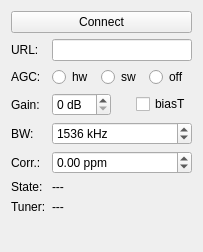
<?xml version="1.0" encoding="UTF-8"?>
<ui version="4.0">
 <class>rtl_tcp_widget</class>
 <widget class="QWidget" name="rtl_tcp_widget">
  <property name="geometry">
   <rect>
    <x>0</x>
    <y>0</y>
    <width>202</width>
    <height>252</height>
   </rect>
  </property>
  <property name="windowTitle">
   <string>RTL-TCP Client</string>
  </property>
  <layout class="QVBoxLayout" name="verticalLayout">
   <item>
    <layout class="QHBoxLayout" name="horizontalLayout">
     <item>
      <widget class="QPushButton" name="btnConnect">
       <property name="text">
        <string>Connect</string>
       </property>
      </widget>
     </item>
    </layout>
   </item>
   <item>
    <layout class="QFormLayout" name="formLayout">
     <item row="0" column="0">
      <widget class="QLabel" name="label_2">
       <property name="text">
        <string>URL:</string>
       </property>
      </widget>
     </item>
     <item row="0" column="1">
      <widget class="QLineEdit" name="editIpAddress">
       <property name="minimumSize">
        <size>
         <width>140</width>
         <height>0</height>
        </size>
       </property>
       <property name="toolTip">
        <string>&lt;html&gt;&lt;head/&gt;&lt;body&gt;&lt;p&gt;Address of the rtl_tcp server as &lt;i&gt;host&lt;/i&gt; or &lt;i&gt;host:port&lt;/i&gt;. Without a port the default 1234 is used.&lt;/p&gt;&lt;/body&gt;&lt;/html&gt;</string>
       </property>
      </widget>
     </item>
     <item row="1" column="0">
      <widget class="QLabel" name="label_3">
       <property name="text">
        <string>AGC:</string>
       </property>
      </widget>
     </item>
     <item row="1" column="1">
      <layout class="QHBoxLayout" name="horizontalLayout_2">
       <item>
        <widget class="QRadioButton" name="rbAgcHw">
         <property name="toolTip">
          <string>&lt;html&gt;&lt;head/&gt;&lt;body&gt;&lt;p&gt;Automatic gain control done by the dongle hardware.&lt;/p&gt;&lt;/body&gt;&lt;/html&gt;</string>
         </property>
         <property name="text">
          <string>hw</string>
         </property>
        </widget>
       </item>
       <item>
        <widget class="QRadioButton" name="rbAgcSw">
         <property name="toolTip">
          <string>&lt;html&gt;&lt;head/&gt;&lt;body&gt;&lt;p&gt;Automatic gain control done by the rtl_tcp server software.&lt;/p&gt;&lt;/body&gt;&lt;/html&gt;</string>
         </property>
         <property name="text">
          <string>sw</string>
         </property>
        </widget>
       </item>
       <item>
        <widget class="QRadioButton" name="rbAgcOff">
         <property name="toolTip">
          <string>&lt;html&gt;&lt;head/&gt;&lt;body&gt;&lt;p&gt;No automatic gain control, the gain below is used.&lt;/p&gt;&lt;/body&gt;&lt;/html&gt;</string>
         </property>
         <property name="text">
          <string>off</string>
         </property>
        </widget>
       </item>
      </layout>
     </item>
     <item row="2" column="0">
      <widget class="QLabel" name="lblGain">
       <property name="text">
        <string>Gain:</string>
       </property>
      </widget>
     </item>
     <item row="2" column="1">
      <layout class="QHBoxLayout" name="horizontalLayout_3">
       <item>
        <widget class="QSpinBox" name="sbGain">
         <property name="toolTip">
          <string>&lt;html&gt;&lt;head/&gt;&lt;body&gt;&lt;p&gt;Manual IF gain, only used when AGC is switched off.&lt;/p&gt;&lt;/body&gt;&lt;/html&gt;</string>
         </property>
         <property name="suffix">
          <string> dB</string>
         </property>
         <property name="maximum">
          <number>99</number>
         </property>
        </widget>
       </item>
       <item>
        <spacer name="horizontalSpacer">
         <property name="orientation">
          <enum>Qt::Orientation::Horizontal</enum>
         </property>
         <property name="sizeHint" stdset="0">
          <size>
           <width>40</width>
           <height>20</height>
          </size>
         </property>
        </spacer>
       </item>
       <item>
        <widget class="QCheckBox" name="cbBiasT">
         <property name="toolTip">
          <string>&lt;html&gt;&lt;head/&gt;&lt;body&gt;&lt;p&gt;Switch on the bias-tee voltage to feed an active antenna.&lt;/p&gt;&lt;/body&gt;&lt;/html&gt;</string>
         </property>
         <property name="text">
          <string>biasT</string>
         </property>
        </widget>
       </item>
      </layout>
     </item>
     <item row="3" column="0">
      <widget class="QLabel" name="label_4">
       <property name="text">
        <string>BW:</string>
       </property>
      </widget>
     </item>
     <item row="3" column="1">
      <widget class="QSpinBox" name="sbBandwidth">
       <property name="toolTip">
        <string>&lt;html&gt;&lt;head/&gt;&lt;body&gt;&lt;p&gt;Tuner bandwidth. The DAB signal needs about 1536 kHz.&lt;/p&gt;&lt;/body&gt;&lt;/html&gt;</string>
       </property>
       <property name="suffix">
        <string> kHz</string>
       </property>
       <property name="minimum">
        <number>1200</number>
       </property>
       <property name="maximum">
        <number>2000</number>
       </property>
       <property name="singleStep">
        <number>20</number>
       </property>
       <property name="value">
        <number>1536</number>
       </property>
      </widget>
     </item>
     <item row="4" column="0">
      <widget class="QLabel" name="label_5">
       <property name="text">
        <string>Corr.:</string>
       </property>
      </widget>
     </item>
     <item row="4" column="1">
      <widget class="QDoubleSpinBox" name="sbPpm">
       <property name="toolTip">
        <string>&lt;html&gt;&lt;head/&gt;&lt;body&gt;&lt;p&gt;Oscillator frequency correction in ppm. Enter the observed frequency offset of the device's oscillator.&lt;/p&gt;&lt;/body&gt;&lt;/html&gt;</string>
       </property>
       <property name="suffix">
        <string> ppm</string>
       </property>
       <property name="minimum">
        <double>-150.000000000000000</double>
       </property>
       <property name="maximum">
        <double>150.000000000000000</double>
       </property>
      </widget>
     </item>
     <item row="5" column="0">
      <widget class="QLabel" name="label_6">
       <property name="text">
        <string>State:</string>
       </property>
      </widget>
     </item>
     <item row="5" column="1">
      <widget class="QLabel" name="lblState">
       <property name="text">
        <string>---</string>
       </property>
      </widget>
     </item>
     <item row="6" column="0">
      <widget class="QLabel" name="label_7">
       <property name="text">
        <string>Tuner:</string>
       </property>
      </widget>
     </item>
     <item row="6" column="1">
      <widget class="QLabel" name="lblTunerType">
       <property name="text">
        <string>---</string>
       </property>
      </widget>
     </item>
    </layout>
   </item>
  </layout>
 </widget>
 <resources/>
 <connections/>
</ui>
